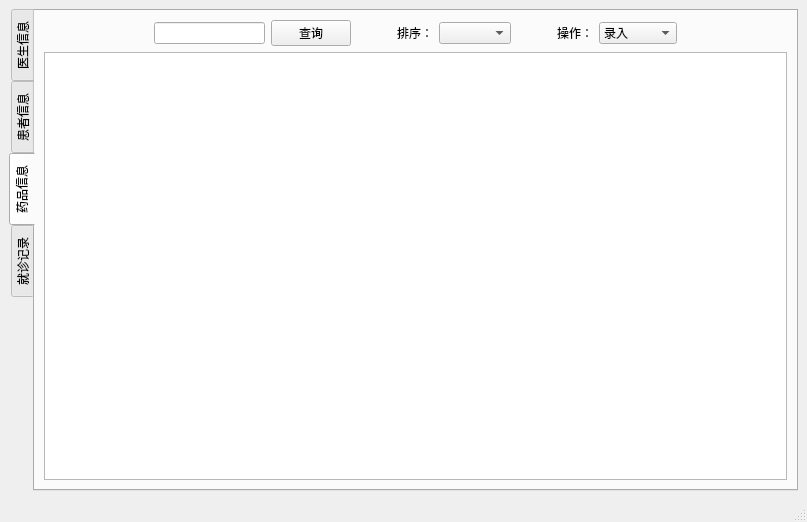
<?xml version="1.0" encoding="UTF-8"?>
<ui version="4.0">
 <class>mainview</class>
 <widget class="QMainWindow" name="mainview">
  <property name="geometry">
   <rect>
    <x>0</x>
    <y>0</y>
    <width>807</width>
    <height>522</height>
   </rect>
  </property>
  <property name="windowTitle">
   <string>社区医疗管理系统</string>
  </property>
  <widget class="QWidget" name="centralwidget">
   <layout class="QGridLayout" name="gridLayout">
    <item row="0" column="0">
     <widget class="QTabWidget" name="tabWidget">
      <property name="tabPosition">
       <enum>QTabWidget::TabPosition::West</enum>
      </property>
      <property name="currentIndex">
       <number>2</number>
      </property>
      <widget class="QWidget" name="tabDoctorMessage">
       <attribute name="title">
        <string>医生信息</string>
       </attribute>
       <layout class="QGridLayout" name="gridLayout_2">
        <item row="1" column="0">
         <widget class="QTableView" name="DoctorMessageView"/>
        </item>
        <item row="0" column="0">
         <layout class="QHBoxLayout" name="horizontalLayout_3">
          <item>
           <spacer name="horizontalSpacer_15">
            <property name="orientation">
             <enum>Qt::Orientation::Horizontal</enum>
            </property>
            <property name="sizeHint" stdset="0">
             <size>
              <width>40</width>
              <height>20</height>
             </size>
            </property>
           </spacer>
          </item>
          <item>
           <widget class="QLineEdit" name="SearchDoctorEdit"/>
          </item>
          <item>
           <widget class="QPushButton" name="SearchDoctorButton">
            <property name="text">
             <string>查询</string>
            </property>
           </widget>
          </item>
          <item>
           <spacer name="horizontalSpacer_16">
            <property name="orientation">
             <enum>Qt::Orientation::Horizontal</enum>
            </property>
            <property name="sizeType">
             <enum>QSizePolicy::Policy::Fixed</enum>
            </property>
            <property name="sizeHint" stdset="0">
             <size>
              <width>40</width>
              <height>20</height>
             </size>
            </property>
           </spacer>
          </item>
          <item>
           <widget class="QLabel" name="SortDoctorlabel">
            <property name="text">
             <string>排序：</string>
            </property>
           </widget>
          </item>
          <item>
           <widget class="QComboBox" name="SortDoctorcomboBox"/>
          </item>
          <item>
           <spacer name="horizontalSpacer_13">
            <property name="orientation">
             <enum>Qt::Orientation::Horizontal</enum>
            </property>
            <property name="sizeType">
             <enum>QSizePolicy::Policy::Fixed</enum>
            </property>
            <property name="sizeHint" stdset="0">
             <size>
              <width>40</width>
              <height>20</height>
             </size>
            </property>
           </spacer>
          </item>
          <item>
           <widget class="QLabel" name="ActionDoctorlabel">
            <property name="text">
             <string>操作：</string>
            </property>
           </widget>
          </item>
          <item>
           <widget class="QComboBox" name="ActionDoctorcomboBox">
            <item>
             <property name="text">
              <string>录入</string>
             </property>
            </item>
            <item>
             <property name="text">
              <string>修改</string>
             </property>
            </item>
            <item>
             <property name="text">
              <string>删除</string>
             </property>
            </item>
            <item>
             <property name="text">
              <string>导入</string>
             </property>
            </item>
            <item>
             <property name="text">
              <string>导出</string>
             </property>
            </item>
           </widget>
          </item>
          <item>
           <spacer name="horizontalSpacer_18">
            <property name="orientation">
             <enum>Qt::Orientation::Horizontal</enum>
            </property>
            <property name="sizeHint" stdset="0">
             <size>
              <width>40</width>
              <height>20</height>
             </size>
            </property>
           </spacer>
          </item>
         </layout>
        </item>
       </layout>
      </widget>
      <widget class="QWidget" name="tabPatientMessage">
       <attribute name="title">
        <string>患者信息</string>
       </attribute>
       <layout class="QGridLayout" name="gridLayout_3">
        <item row="1" column="0">
         <widget class="QTableWidget" name="PatientMessageWidget"/>
        </item>
        <item row="0" column="0">
         <layout class="QHBoxLayout" name="horizontalLayout">
          <item>
           <spacer name="horizontalSpacer_8">
            <property name="orientation">
             <enum>Qt::Orientation::Horizontal</enum>
            </property>
            <property name="sizeHint" stdset="0">
             <size>
              <width>40</width>
              <height>20</height>
             </size>
            </property>
           </spacer>
          </item>
          <item>
           <widget class="QLineEdit" name="SearchPatientEdit"/>
          </item>
          <item>
           <widget class="QPushButton" name="SearchPatientButton">
            <property name="text">
             <string>查询</string>
            </property>
           </widget>
          </item>
          <item>
           <spacer name="horizontalSpacer_6">
            <property name="orientation">
             <enum>Qt::Orientation::Horizontal</enum>
            </property>
            <property name="sizeType">
             <enum>QSizePolicy::Policy::Fixed</enum>
            </property>
            <property name="sizeHint" stdset="0">
             <size>
              <width>40</width>
              <height>20</height>
             </size>
            </property>
           </spacer>
          </item>
          <item>
           <widget class="QLabel" name="SortPatientlabel">
            <property name="text">
             <string>排序：</string>
            </property>
           </widget>
          </item>
          <item>
           <widget class="QComboBox" name="SortPatientcomboBox"/>
          </item>
          <item>
           <spacer name="horizontalSpacer_7">
            <property name="orientation">
             <enum>Qt::Orientation::Horizontal</enum>
            </property>
            <property name="sizeType">
             <enum>QSizePolicy::Policy::Fixed</enum>
            </property>
            <property name="sizeHint" stdset="0">
             <size>
              <width>40</width>
              <height>20</height>
             </size>
            </property>
           </spacer>
          </item>
          <item>
           <widget class="QLabel" name="ActionPatientlabel">
            <property name="text">
             <string>操作：</string>
            </property>
           </widget>
          </item>
          <item>
           <widget class="QComboBox" name="ActionPatientcomboBox">
            <item>
             <property name="text">
              <string>录入</string>
             </property>
            </item>
            <item>
             <property name="text">
              <string>修改</string>
             </property>
            </item>
            <item>
             <property name="text">
              <string>删除</string>
             </property>
            </item>
            <item>
             <property name="text">
              <string>导入</string>
             </property>
            </item>
            <item>
             <property name="text">
              <string>导出</string>
             </property>
            </item>
           </widget>
          </item>
          <item>
           <spacer name="horizontalSpacer_14">
            <property name="orientation">
             <enum>Qt::Orientation::Horizontal</enum>
            </property>
            <property name="sizeHint" stdset="0">
             <size>
              <width>40</width>
              <height>20</height>
             </size>
            </property>
           </spacer>
          </item>
         </layout>
        </item>
       </layout>
      </widget>
      <widget class="QWidget" name="tabDrugMessage">
       <attribute name="title">
        <string>药品信息</string>
       </attribute>
       <layout class="QGridLayout" name="gridLayout_5">
        <item row="0" column="0">
         <layout class="QHBoxLayout" name="horizontalLayout_4">
          <item>
           <spacer name="horizontalSpacer_4">
            <property name="orientation">
             <enum>Qt::Orientation::Horizontal</enum>
            </property>
            <property name="sizeHint" stdset="0">
             <size>
              <width>40</width>
              <height>20</height>
             </size>
            </property>
           </spacer>
          </item>
          <item>
           <widget class="QLineEdit" name="SearchDrugEdit"/>
          </item>
          <item>
           <widget class="QPushButton" name="SearchDrugButton">
            <property name="text">
             <string>查询</string>
            </property>
           </widget>
          </item>
          <item>
           <spacer name="horizontalSpacer_20">
            <property name="orientation">
             <enum>Qt::Orientation::Horizontal</enum>
            </property>
            <property name="sizeType">
             <enum>QSizePolicy::Policy::Fixed</enum>
            </property>
            <property name="sizeHint" stdset="0">
             <size>
              <width>40</width>
              <height>20</height>
             </size>
            </property>
           </spacer>
          </item>
          <item>
           <widget class="QLabel" name="SortDruglabel">
            <property name="text">
             <string>排序：</string>
            </property>
           </widget>
          </item>
          <item>
           <widget class="QComboBox" name="SortDrugcomboBox"/>
          </item>
          <item>
           <spacer name="horizontalSpacer_17">
            <property name="orientation">
             <enum>Qt::Orientation::Horizontal</enum>
            </property>
            <property name="sizeType">
             <enum>QSizePolicy::Policy::Fixed</enum>
            </property>
            <property name="sizeHint" stdset="0">
             <size>
              <width>40</width>
              <height>20</height>
             </size>
            </property>
           </spacer>
          </item>
          <item>
           <widget class="QLabel" name="ActionDruglabel">
            <property name="text">
             <string>操作：</string>
            </property>
           </widget>
          </item>
          <item>
           <widget class="QComboBox" name="ActionDrugcomboBox">
            <item>
             <property name="text">
              <string>录入</string>
             </property>
            </item>
            <item>
             <property name="text">
              <string>修改</string>
             </property>
            </item>
            <item>
             <property name="text">
              <string>删除</string>
             </property>
            </item>
            <item>
             <property name="text">
              <string>导入</string>
             </property>
            </item>
            <item>
             <property name="text">
              <string>导出</string>
             </property>
            </item>
            <item>
             <property name="text">
              <string>库存预警</string>
             </property>
            </item>
           </widget>
          </item>
          <item>
           <spacer name="horizontalSpacer_5">
            <property name="orientation">
             <enum>Qt::Orientation::Horizontal</enum>
            </property>
            <property name="sizeHint" stdset="0">
             <size>
              <width>40</width>
              <height>20</height>
             </size>
            </property>
           </spacer>
          </item>
         </layout>
        </item>
        <item row="1" column="0">
         <widget class="QTableWidget" name="DrugMessageWidget"/>
        </item>
       </layout>
      </widget>
      <widget class="QWidget" name="tabTreatRecord">
       <attribute name="title">
        <string>就诊记录</string>
       </attribute>
       <layout class="QGridLayout" name="gridLayout_6">
        <item row="0" column="0">
         <layout class="QHBoxLayout" name="horizontalLayout_5">
          <item>
           <widget class="QLineEdit" name="SearchTreatRecordEdit"/>
          </item>
          <item>
           <widget class="QPushButton" name="SearchTreatRecordButton">
            <property name="text">
             <string>查询</string>
            </property>
           </widget>
          </item>
          <item>
           <spacer name="horizontalSpacer_3">
            <property name="orientation">
             <enum>Qt::Orientation::Horizontal</enum>
            </property>
            <property name="sizeHint" stdset="0">
             <size>
              <width>40</width>
              <height>20</height>
             </size>
            </property>
           </spacer>
          </item>
          <item>
           <widget class="QLabel" name="SortTreatRecordlabel">
            <property name="text">
             <string>排序：</string>
            </property>
           </widget>
          </item>
          <item>
           <widget class="QComboBox" name="SortTreatRecordcomboBox"/>
          </item>
          <item>
           <spacer name="horizontalSpacer">
            <property name="orientation">
             <enum>Qt::Orientation::Horizontal</enum>
            </property>
            <property name="sizeHint" stdset="0">
             <size>
              <width>40</width>
              <height>20</height>
             </size>
            </property>
           </spacer>
          </item>
          <item>
           <widget class="QLabel" name="FilterTreatRecordlabel">
            <property name="text">
             <string>过滤：</string>
            </property>
           </widget>
          </item>
          <item>
           <widget class="QComboBox" name="FilterTreatRecordcomboBox"/>
          </item>
          <item>
           <spacer name="horizontalSpacer_2">
            <property name="orientation">
             <enum>Qt::Orientation::Horizontal</enum>
            </property>
            <property name="sizeHint" stdset="0">
             <size>
              <width>40</width>
              <height>20</height>
             </size>
            </property>
           </spacer>
          </item>
          <item>
           <widget class="QLabel" name="ActionTreatRecordlabel">
            <property name="text">
             <string>操作：</string>
            </property>
           </widget>
          </item>
          <item>
           <widget class="QComboBox" name="ActionTreatRecordcomboBox">
            <item>
             <property name="text">
              <string>录入</string>
             </property>
            </item>
            <item>
             <property name="text">
              <string>修改</string>
             </property>
            </item>
            <item>
             <property name="text">
              <string>删除</string>
             </property>
            </item>
            <item>
             <property name="text">
              <string>导出</string>
             </property>
            </item>
           </widget>
          </item>
         </layout>
        </item>
        <item row="1" column="0">
         <widget class="QTableWidget" name="TreatRecordWidget"/>
        </item>
       </layout>
      </widget>
     </widget>
    </item>
   </layout>
  </widget>
  <widget class="QMenuBar" name="menubar">
   <property name="geometry">
    <rect>
     <x>0</x>
     <y>0</y>
     <width>807</width>
     <height>25</height>
    </rect>
   </property>
  </widget>
  <widget class="QStatusBar" name="statusbar"/>
 </widget>
 <resources/>
 <connections/>
</ui>
